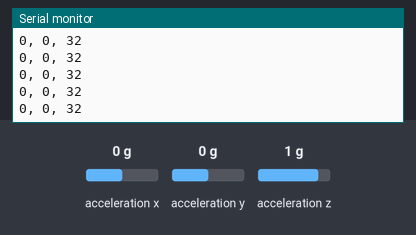
A sketch run on a simulated Arduino Uno, built with avr-gcc and run on an emulated ATmega328P. Parts: the last lines printed to the serial monitor. The inputs (shaded band) are chosen by the test bench; at power-on: acceleration x 0 g, acceleration y 0 g, acceleration z 1 g. Storage starts empty.

Above: at 1.2 s.
1.3 s: acceleration x set to -1.4 g
At 2.2 s:
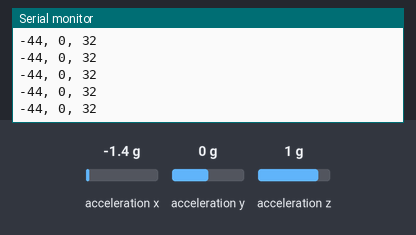
4.3 s: acceleration y set to -1.4 g
At 5.1 s:
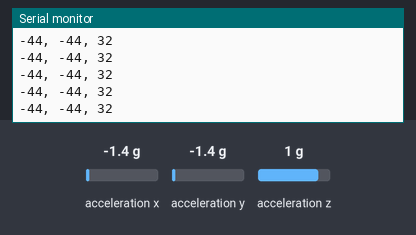
7.3 s: acceleration z set to -1.4 g
At 7.9 s:
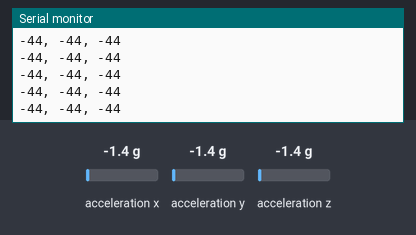
8.8 s: acceleration x set to 0.8 g
At 9.5 s:
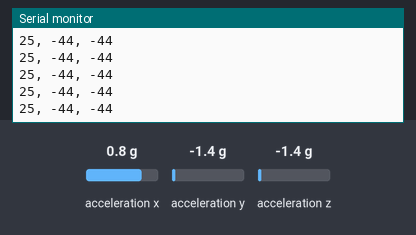
Timing chart, 0 to 11.8 s (numbered marks = the images above; inputs shaded):
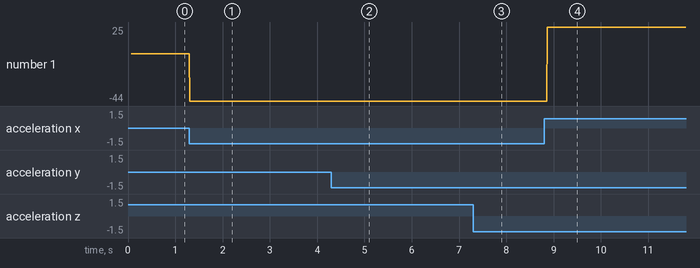

Measured:
- after the input at 1.3 s, the serial monitor: prints a new line at once (image 1)
- after the input at 4.3 s, the serial monitor: prints a new line at once (image 2)
- after the input at 7.3 s, the serial monitor: prints a new line after 0.07 s (image 3)
- after the input at 8.8 s, the serial monitor: prints a new line after 0.07 s (image 4)
- plotted number 1: 0 → -44 after the input at 1.3 s, -44 → 25 after the input at 8.8 s

The sketch:

SparkFun_ADXL345_SD.ino
```cpp
#include <SparkFun_ADXL345.h>         // SparkFun ADXL345 Library
#include <SD.h> //esta biblioteca escribe en la micro SD

File logFile; //define el nombre de la variable archivo


/*********** COMMUNICATION SELECTION ***********/
/*    Comment Out The One You Are Not Using    */
//ADXL345 adxl = ADXL345(10);           // USE FOR SPI COMMUNICATION, ADXL345(CS_PIN);
ADXL345 adxl = ADXL345();             // USE FOR I2C COMMUNICATION

/****************** INTERRUPT ******************/
/*      Uncomment If Attaching Interrupt       */
//int interruptPin = 2;                 // Setup pin 2 to be the interrupt pin (for most Arduino Boards)


/******************** SETUP ********************/
/*          Configure ADXL345 Settings         */
void setup(){

  Serial.begin(9600);                 // Start the serial terminal
  Serial.print(F("Iniciando SD ...")); //inicia la tarjeta MicroSD

  if (!SD.begin(9)) {
    Serial.println(F("Error al iniciar"));
    return;
  }
  Serial.println(F("Iniciado correctamente"));

  Serial.println("SparkFun ADXL345");
  Serial.println();

  adxl.powerOn();                     // Power on the ADXL345

  adxl.setRangeSetting(16);           // Give the range settings
                                      // Accepted values are 2g, 4g, 8g or 16g
                                      // Higher Values = Wider Measurement Range
                                      // Lower Values = Greater Sensitivity

  adxl.setSpiBit(0);                  // Configure the device to be in 4 wire SPI mode when set to '0' or 3 wire SPI mode when set to 1
                                      // Default: Set to 1
                                      // SPI pins on the ATMega328: 11, 12 and 13 as reference in SPI Library

  adxl.setActivityXYZ(1, 0, 0);       // Set to activate movement detection in the axes "adxl.setActivityXYZ(X, Y, Z);" (1 == ON, 0 == OFF)
  adxl.setActivityThreshold(75);      // 62.5mg per increment   // Set activity   // Inactivity thresholds (0-255)

  adxl.setInactivityXYZ(1, 0, 0);     // Set to detect inactivity in all the axes "adxl.setInactivityXYZ(X, Y, Z);" (1 == ON, 0 == OFF)
  adxl.setInactivityThreshold(75);    // 62.5mg per increment   // Set inactivity // Inactivity thresholds (0-255)
  adxl.setTimeInactivity(10);         // How many seconds of no activity is inactive?

  adxl.setTapDetectionOnXYZ(0, 0, 1); // Detect taps in the directions turned ON "adxl.setTapDetectionOnX(X, Y, Z);" (1 == ON, 0 == OFF)

  // Set values for what is considered a TAP and what is a DOUBLE TAP (0-255)
  adxl.setTapThreshold(50);           // 62.5 mg per increment
  adxl.setTapDuration(15);            // 625 μs per increment
  adxl.setDoubleTapLatency(80);       // 1.25 ms per increment
  adxl.setDoubleTapWindow(200);       // 1.25 ms per increment

  // Set values for what is considered FREE FALL (0-255)
  adxl.setFreeFallThreshold(7);       // (5 - 9) recommended - 62.5mg per increment
  adxl.setFreeFallDuration(30);       // (20 - 70) recommended - 5ms per increment

  // Setting all interupts to take place on INT1 pin
  //adxl.setImportantInterruptMapping(1, 1, 1, 1, 1);     // Sets "adxl.setEveryInterruptMapping(single tap, double tap, free fall, activity, inactivity);"
                                                        // Accepts only 1 or 2 values for pins INT1 and INT2. This chooses the pin on the ADXL345 to use for Interrupts.
                                                        // This library may have a problem using INT2 pin. Default to INT1 pin.

  // Turn on Interrupts for each mode (1 == ON, 0 == OFF)
  adxl.InactivityINT(1);
  adxl.ActivityINT(1);
  adxl.FreeFallINT(1);
  adxl.doubleTapINT(1);
  adxl.singleTapINT(1);

//attachInterrupt(digitalPinToInterrupt(interruptPin), ADXL_ISR, RISING);   // Attach Interrupt

}

/****************** MAIN CODE ******************/
/*     Accelerometer Readings and Interrupt    */
void loop(){

  logFile = SD.open("datalog.txt", FILE_WRITE); //abre y escribe en el archivo TXT dentro de la MicroSD
  // Accelerometer Readings
  int x,y,z;
  adxl.readAccel(&x, &y, &z);         // Read the accelerometer values and store them in variables declared above x,y,z

  if (logFile) {
        logFile.print(x);
        logFile.print(", ");
        logFile.print(y);
        logFile.print(", ");
        logFile.println(z);

        logFile.close();

  }
  else {
    Serial.println("Error al abrir el archivo");
  }
  // Output Results to Serial
  /* UNCOMMENT TO VIEW X Y Z ACCELEROMETER VALUES */
  Serial.print(x);
  Serial.print(", ");
  Serial.print(y);
  Serial.print(", ");
  Serial.println(z);

  ADXL_ISR();
  // You may also choose to avoid using interrupts and simply run the functions within ADXL_ISR();
  //  and place it within the loop instead.
  // This may come in handy when it doesn't matter when the action occurs.

}

/********************* ISR *********************/
/* Look for Interrupts and Triggered Action    */
void ADXL_ISR() {

  // getInterruptSource clears all triggered actions after returning value
  // Do not call again until you need to recheck for triggered actions
  byte interrupts = adxl.getInterruptSource();

  // Free Fall Detection
  if(adxl.triggered(interrupts, ADXL345_FREE_FALL)){
    //Serial.println("*** FREE FALL ***");
    //add code here to do when free fall is sensed
  }

  // Inactivity
  if(adxl.triggered(interrupts, ADXL345_INACTIVITY)){
    //Serial.println("*** INACTIVITY ***");
     //add code here to do when inactivity is sensed
  }

  // Activity
  if(adxl.triggered(interrupts, ADXL345_ACTIVITY)){
    //Serial.println("*** ACTIVITY ***");
     //add code here to do when activity is sensed
  }

  // Double Tap Detection
  if(adxl.triggered(interrupts, ADXL345_DOUBLE_TAP)){
    //Serial.println("*** DOUBLE TAP ***");
     //add code here to do when a 2X tap is sensed
  }

  // Tap Detection
  if(adxl.triggered(interrupts, ADXL345_SINGLE_TAP)){
    //Serial.println("*** TAP ***");
     //add code here to do when a tap is sensed
  }
}
```
